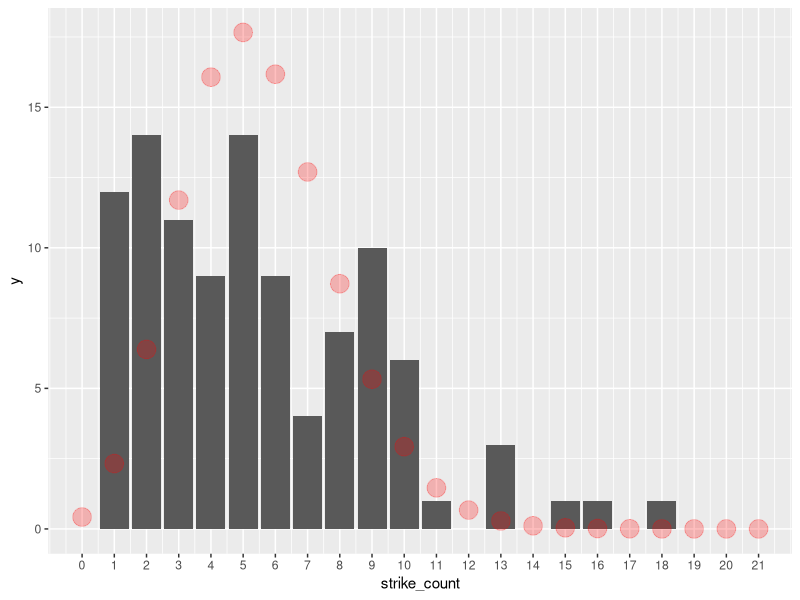
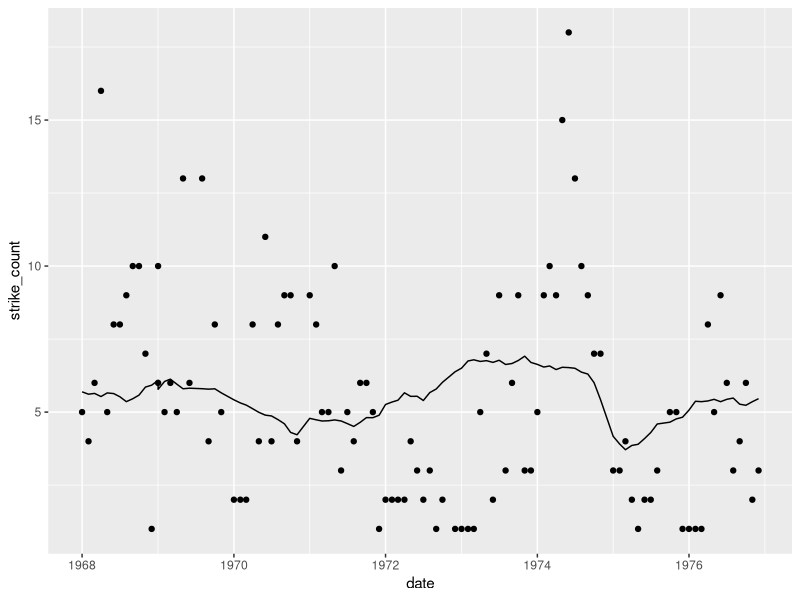

Recreate these plots in R, in order.
library(tidyverse)
library(here)

## Analyze strike count data (from Kennan, Exercise from Greene)

kennan_wide <- read_table(here("lab-05-optimization-max-likelihood", "JEM85.txt"),
                          col_name = c("yrmo", "strike_count", "IP",
                                       "D1", "D2", "D3", "D4", "D5", "D6", "D7", "D8", "D9", "D10", "D11", "D12", "D13", "D14", "D15", "D16", "D17", "D18"),
                          skip = 1
                          )

kennan <- kennan_wide %>%
    select(yrmo, strike_count, IP) %>%
    mutate(
        year = 1900 + yrmo %/% 100,
        month = yrmo %% 100,
        date = as.Date(paste0(as.character(year), "-", str_pad(as.character(month),2), "-01"), "%Y-%m-%d")
    )

kennan %>% select(yrmo, strike_count, IP) %>% print(n = 200, row.names = FALSE)

## N.B. No IP data available for months with no strikes
kennan <- kennan %>%
    filter(!is.na(IP))

summary(kennan)

## One parameter Poisson (no covariates)
with(kennan, mean(strike_count))
with(kennan, var(strike_count)) ## really rejects poisson (mean != var)
with(kennan, log(mean(strike_count)))

kennan %>%
    ggplot() + geom_bar(aes(x = strike_count)) + 
    scale_x_continuous(breaks = seq(0, 21, 1)) +
    geom_point(data = transform(data.frame(x = c(0:21), y = length(kennan$strike_count) * dpois(c(0:21), with(kennan, mean(strike_count))))),
               aes(x, y), color="red", size = 6, alpha = 0.25) 



## Run using generalized linear model glm() function with packaged poisson
summary(constant_glm <- glm(strike_count ~ 1, data = kennan, family = poisson))
logLik(constant_glm)
predict(constant_glm, type = "link")
predict(constant_glm, type = "response")

## Poisson regression models log(lambda) (not lambda)
## To recover lambda, exponentiate the estimate of log(lambda)

## log(lambda) = X beta, in this case log(lambda) = beta We write the
## expression for the log likelihood (and must remember to set the optimizer to maximize)
(y <- kennan$strike_count)
(cons <- rep(1, length(kennan$strike_count)))
(x <- kennan$IP)
(t <- kennan$year - 1968)

poissonll <- function(beta) {
    sum(-exp(beta*cons)  +  y*beta*cons)
}

## Use optimizer to find beta, the log lambda that maximizes log likelihood  (try two different optimizers)
(poissonll_opt  <- optimize(poissonll, interval=c(0,5), maximum=TRUE))
(poissonll_opt  <- optim(par=1,  poissonll, control = list(fnscale=-1), hessian=TRUE))
## Note that the parameter estimates match glm but the maximized log likelihood
## itself does not match glm because the ln(y!) component has been
## excluded


## Beta_hat and s.e. beta_hat
(poissonll_opt$par)
sqrt(-solve(poissonll_opt$hessian))
## Lambda_hat = exp(beta_hat)
exp(poissonll_opt$par)


## Computes ln(Y!) which is a formal piece of the ln L function (that does not depend on parameters)
lnfac  <- function(yi) {
    sum = 0
    if (yi > 0) {
        for (j in 1:yi) {
            sum = sum + log(j) }
        }
    sum
}

## Log likelihood function including the formal ln(Y!) stuff.  Needed to match the glm results for the value of the objective
poissonll <- function(beta) {
    sum(-exp(beta * cons) + y * beta * cons - sapply(y, lnfac))
}

## Use optimizer to find beta, the log lambda that maximizes log likelihood  (try two different optimizers)
(poissonll_opt  <- optimize(poissonll, interval = c(0, 5), maximum = TRUE))
(poissonll_opt  <- optim(par = 1, poissonll, control = list(fnscale = -1)))
## Lambda
exp(poissonll_opt$par)

## Log likelihood
poissonll_opt$value
## The MLE outperforms alternatives
poissonll(log(4))
poissonll(poissonll_opt$par)
poissonll(log(8))

## Likelihood
exp(poissonll_opt$value)


## Two parameter Poisson (constant and one covariate)
## log(lambda) = X beta
summary(kennan2_glm <- glm(strike_count ~ IP, data = kennan, family = poisson))
## Recover the expected arrival rate in the bivarate case
predict(kennan2_glm, type = "link")
predict(kennan2_glm, type = "response")
## Log likelihood function for two-parameter model
poissonll2 <- function(beta) {
    sum(-exp(beta[1]*cons + beta[2]*x) + y*(beta[1]*cons + beta[2] * x))
}
(poissonll2_opt  <- optim(par = c(2, 3),  poissonll2, control = list(fnscale = -1), hessian = TRUE))

## Beta_hat and s.e. beta_hat
(poissonll2_opt$par)
sqrt(diag(-solve(poissonll2_opt$hessian)))


kennan$predicted_strike_count <- exp(poissonll2_opt$par[1] + poissonll2_opt$par[2]*kennan$IP)
kennan %>% ggplot(aes(x = date, y = strike_count)) + geom_point() + geom_line(aes(x = date, y = predicted_strike_count))


## Three parameter Poisson (constant and two covariates)
## log(lambda) = XB
summary(kennan3_glm <- glm(strike_count ~ IP + I(year - 1968), data = kennan, family = poisson))
## Log likelihood function for three-parameter model
poissonll3 <- function(beta) {
    sum(-exp(beta[1]*cons + beta[2]*x + beta[3]*t) + y * (beta[1]*cons + beta[2]*x + beta[3]*t))
    }
(poissonll3_opt  <- optim(par=c(3,-7,-0.10),  poissonll3, control=list(fnscale=-1), hessian=TRUE))

## Beta_hat and s.e. beta_hat
(poissonll3_opt$par)
sqrt(diag(-solve(poissonll3_opt$hessian)))
